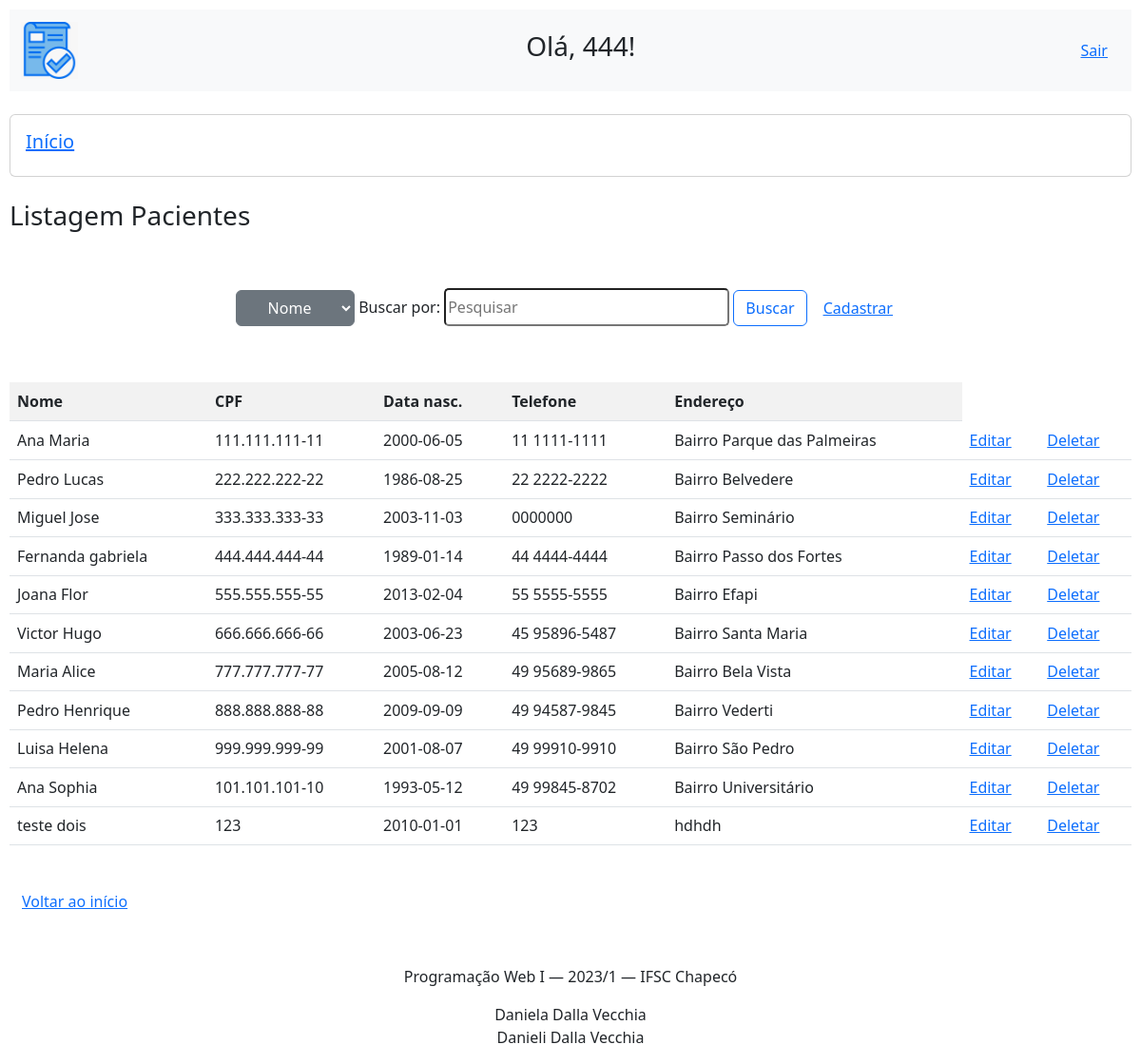
Screenshot of /view/PacienteList.php (signed in) with the database file from the repository.
### tables this page shows
CREATE TABLE IF NOT EXISTS `paciente` (
  `id` int NOT NULL AUTO_INCREMENT,
  `nome_paciente` varchar(50) DEFAULT NULL,
  `cpf_paciente` varchar(50) DEFAULT NULL,
  `dataNasc_paciente` varchar(50) DEFAULT NULL,
  `telefone_paciente` varchar(50) DEFAULT NULL,
  `endereco_paciente` varchar(50) DEFAULT NULL,
  PRIMARY KEY (`id`),
  UNIQUE KEY `cpf_paciente` (`cpf_paciente`)
);

### model/BD.class.php (called while the page is built, shortened)
<?php
class BD
{
    private $host = "localhost";
    private $dbname = "db_aula";
    private $port = 3306;
    private $usuario = "root";
    private $senha = "";
    private $db_charset = "utf8";
    public function conn()
    {
        $conn = "mysql:host=$this->host;dbname=$this->dbname;port=$this->port";
        return new PDO(
            $conn,
            $this->usuario,
            $this->senha,
            [PDO::MYSQL_ATTR_INIT_COMMAND => "SET NAMES " . $this->db_charset]
        );
    }
    public function select($nome_tabela)
    {
        $conn = $this->conn();
        $sql = "SELECT * FROM $nome_tabela;";
        $st = $conn->prepare($sql);
        $st->execute();
        return $st->fetchAll(PDO::FETCH_CLASS);
    }
}

### controller/PacienteController.php (called while the page is built, shortened)
<?php
include "../model/BD.class.php";
class PacienteController {
    private $model;
    private $table = "paciente";
    public function __construct(){
        $this->model = new BD();
    }
    public function carregar(){
        return $this->model->select($this->table);
     }
    }

### view/PacienteList.php (the view, shortened to what this page needs)
<?php
include '../controller/PacienteController.php';
include "base/header.php";
$contato = new PacienteController();
if (!empty($_POST)) {
    $load = $contato->pesquisar($_POST);
} else {
    $load = $contato->carregar();
}
?>
<h3>Listagem Pacientes</h3>
<form action="PacienteList.php" method="post" class="forms">
    <select name="campo" class="btn btn-secondary dropdown-toggle">
        <option value="nome_paciente">Nome</option>
    </select>
        <label class="form-floating">   Buscar por: </label>
        <input type="text" name="valor" placeholder="Pesquisar" style="width: 300px; height: 40px; border-radius: 5px; border-color: light-gray;"/>
        <button type="submit" class="btn btn-outline-primary">Buscar</button>
        <button class="btn btn-link"><a href="PacienteForm.php">Cadastrar</a></button>
</form>
<table class="table table-striped table-hover">
    <tr>
        <th>Nome</th>
        <th>CPF</th>
        <th>Data nasc.</th>
        <th>Telefone</th>
        <th>Endereço</th>
    </tr>
    <?php
    foreach ($load as $item) {
        echo "<tr>";
        echo "<td>" . $item->nome_paciente . "</td>";
        echo "<td>" . $item->cpf_paciente . "</td>";
        echo "<td>" . $item->dataNasc_paciente . "</td>";
        echo "<td>" . $item->telefone_paciente . "</td>";
        echo "<td>" . $item->endereco_paciente . "</td>";
        echo "<td><a href='PacienteForm.php?id=$item->id'>Editar</a></td>";
        echo "<td><a onclick='return confirm(\"Deseja Excluir? \")' href='PacienteList.php?id=$item->id'>Deletar</a></td>";
        echo "<tr>";
    }
    ?>
</table>
<br>
<button class="btn btn-link"><a href="base/main.php">Voltar ao início</a></button> <br>
<?php
include "base/rodape.php";

### css/style.css (style rules this page uses)
html { height: 100%; width: 100%; padding: 10px; }
form { margin-left: 15%; margin-right: 15%; margin-bottom: 5%; margin-top: 5%; }
.forms { text-align: center; }

### rows the page displays
paciente: nome_paciente "Ana Maria", cpf_paciente "111.111.111-11", dataNasc_paciente "2000-06-05", telefone_paciente "11 1111-1111", endereco_paciente "Bairro Parque das Palmeiras"
paciente: nome_paciente "Pedro Lucas", cpf_paciente "222.222.222-22", dataNasc_paciente "1986-08-25", telefone_paciente "22 2222-2222", endereco_paciente "Bairro Belvedere"
paciente: nome_paciente "Miguel Jose", cpf_paciente "333.333.333-33", dataNasc_paciente "2003-11-03", telefone_paciente "0000000", endereco_paciente "Bairro Seminário"
paciente: nome_paciente "Fernanda gabriela", cpf_paciente "444.444.444-44", dataNasc_paciente "1989-01-14", telefone_paciente "44 4444-4444", endereco_paciente "Bairro Passo dos Fortes"
paciente: nome_paciente "Joana Flor", cpf_paciente "555.555.555-55", dataNasc_paciente "2013-02-04", telefone_paciente "55 5555-5555", endereco_paciente "Bairro Efapi"
paciente: nome_paciente "Victor Hugo", cpf_paciente "666.666.666-66", dataNasc_paciente "2003-06-23", telefone_paciente "45 95896-5487", endereco_paciente "Bairro Santa Maria"
paciente: nome_paciente "Maria Alice", cpf_paciente "777.777.777-77", dataNasc_paciente "2005-08-12", telefone_paciente "49 95689-9865", endereco_paciente "Bairro Bela Vista"
paciente: nome_paciente "Pedro Henrique", cpf_paciente "888.888.888-88", dataNasc_paciente "2009-09-09", telefone_paciente "49 94587-9845", endereco_paciente "Bairro Vederti"
paciente: nome_paciente "Luisa Helena", cpf_paciente "999.999.999-99", dataNasc_paciente "2001-08-07", telefone_paciente "49 99910-9910", endereco_paciente "Bairro São Pedro"
paciente: nome_paciente "Ana Sophia", cpf_paciente "101.101.101-10", dataNasc_paciente "1993-05-12", telefone_paciente "49 99845-8702", endereco_paciente "Bairro Universitário"
paciente: nome_paciente "teste dois", cpf_paciente "123", dataNasc_paciente "2010-01-01", telefone_paciente "123", endereco_paciente "hdhdh"

### other values shown
$login "444"
